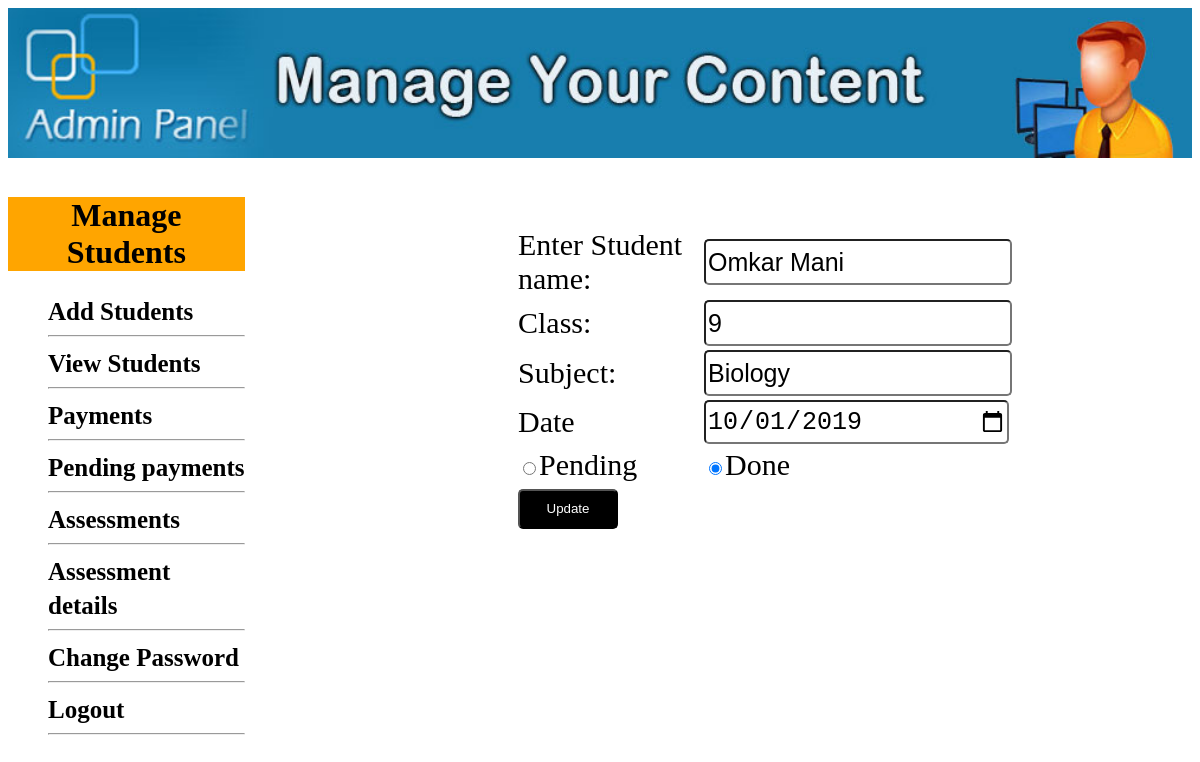
/managestud.php?edit_asses=1 (signed in), run on the app's committed database.
### tables this page shows
CREATE TABLE `assessment` (
  `id` int(150) NOT NULL,
  `name` varchar(250) NOT NULL,
  `class` varchar(250) NOT NULL,
  `subject` varchar(250) NOT NULL,
  `date` varchar(250) NOT NULL,
  `status` varchar(100) NOT NULL
);

### edit_asses.php (the view, shortened to what this page needs)
<?php
include("db.php");
if (isset($_GET['edit_asses'])) {
	$get_id = $_GET['edit_asses'];
	$get_stud = "select * from assessment where id = '$get_id'";
	$run = mysqli_query($con, $get_stud);
	$row = mysqli_fetch_array($run);
}
?>
<!DOCTYPE html>
<html>
<head>
</head>
<body>
<div class="assessment">
	<form method="post">
	<table>
		<tr>
			<td>
				Enter Student name:
			</td>
			<td>
				<input type="text" name="name" required="" class="txt" autocomplete="off" value="<?php  echo $row['name'];  ?>">
			</td>
		</tr>
		<tr>
			<td>
				Class:
			</td>
			<td>
				<input type="text" name="cls" required="" class="txt" value="<?php  echo $row['class']; ?>">
			</td>
		</tr>
		<tr>
			<td>
				Subject:
			</td>
			<td>
				<input type="text" name="sub" required="" class="txt" value="<?php echo $row['subject']; ?>">
			</td>
		</tr>
		<tr>
			<td>
				Date
			</td>
			<td>
				<input type="date" name="date" class="txt" value="<?php  echo $row['date']; ?>">
			</td>
		</tr>
		<tr>
			<td>
				<input type="radio" name="status" value="Pending" <?php if ($row['status']=='Pending') {
             echo "checked";
            }  ?>>Pending
			</td>
			<td>
				<input type="radio" name="status" value="Done" <?php if ($row['status']=='Done') {
             echo "checked";
            }  ?>>Done
			</td>
		</tr>
		<tr>
			<td>
				<input type="submit" name="update" value="Update" class="btn">
			</td>
		</tr>
	</table>
</form>
</div>
</body>
</html>

### edit_asses.php (style rules this page uses)
.assessment { width: 500px; height: 400px; position: absolute; top: 200px; left: 500px; padding: 15px; font-size: 30px; margin:10px auto; }
.btn { background-color: black; color: white; border-radius: 5px; cursor: pointer; height: 40px; width: 100px; }
.txt { width: 300px; height: 40px; border-radius: 5px; font-size: 25px; }

### data on the page
assessment: name "Omkar Mani", cls "9", sub "Biology", date "10/01/2019", status "☑"
